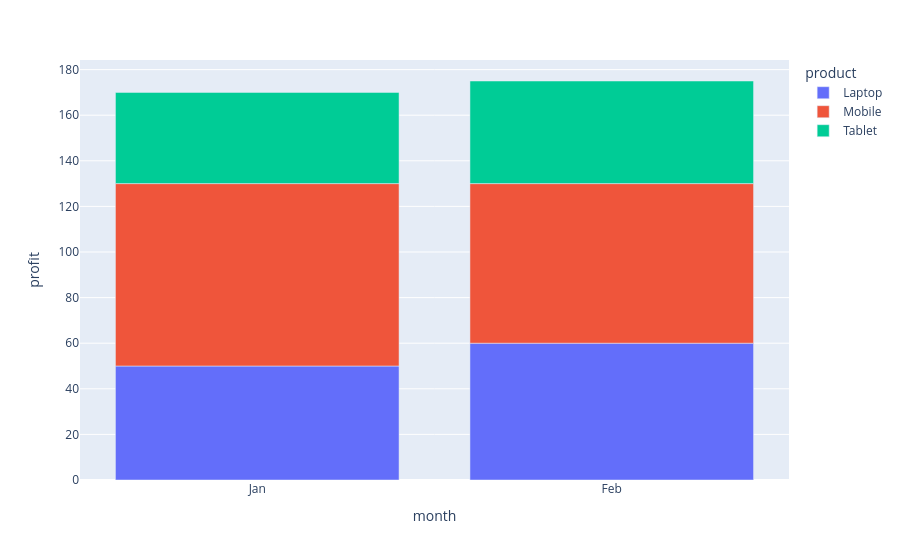

The code cell stored with this chart in its notebook:
### Code cell
fig4=px.bar(data,x="month",y="profit",color="product")
fig4.show()

### Figure 1 — Plotly figure (JSON) as saved in the notebook; plotly's stock layout.template omitted (floating-point values rounded to 4 significant figures)
{"data": [{"hovertemplate": "product=Laptop<br>month=%{x}<br>profit=%{y}<extra></extra>", "legendgroup": "Laptop", "marker": {"color": "#636efa", "pattern": {"shape": ""}}, "name": "Laptop", "orientation": "v", "showlegend": true, "textposition": "auto", "type": "bar", "x": ["Jan", "Feb"], "xaxis": "x", "y": [50, 60], "yaxis": "y"}, {"hovertemplate": "product=Mobile<br>month=%{x}<br>profit=%{y}<extra></extra>", "legendgroup": "Mobile", "marker": {"color": "#EF553B", "pattern": {"shape": ""}}, "name": "Mobile", "orientation": "v", "showlegend": true, "textposition": "auto", "type": "bar", "x": ["Jan", "Feb"], "xaxis": "x", "y": [80, 70], "yaxis": "y"}, {"hovertemplate": "product=Tablet<br>month=%{x}<br>profit=%{y}<extra></extra>", "legendgroup": "Tablet", "marker": {"color": "#00cc96", "pattern": {"shape": ""}}, "name": "Tablet", "orientation": "v", "showlegend": true, "textposition": "auto", "type": "bar", "x": ["Jan", "Feb"], "xaxis": "x", "y": [40, 45], "yaxis": "y"}], "layout": {"barmode": "relative", "legend": {"title": {"text": "product"}, "tracegroupgap": 0}, "margin": {"t": 60}, "xaxis": {"anchor": "y", "domain": [0, 1], "title": {"text": "month"}}, "yaxis": {"anchor": "x", "domain": [0, 1], "title": {"text": "profit"}}}}
